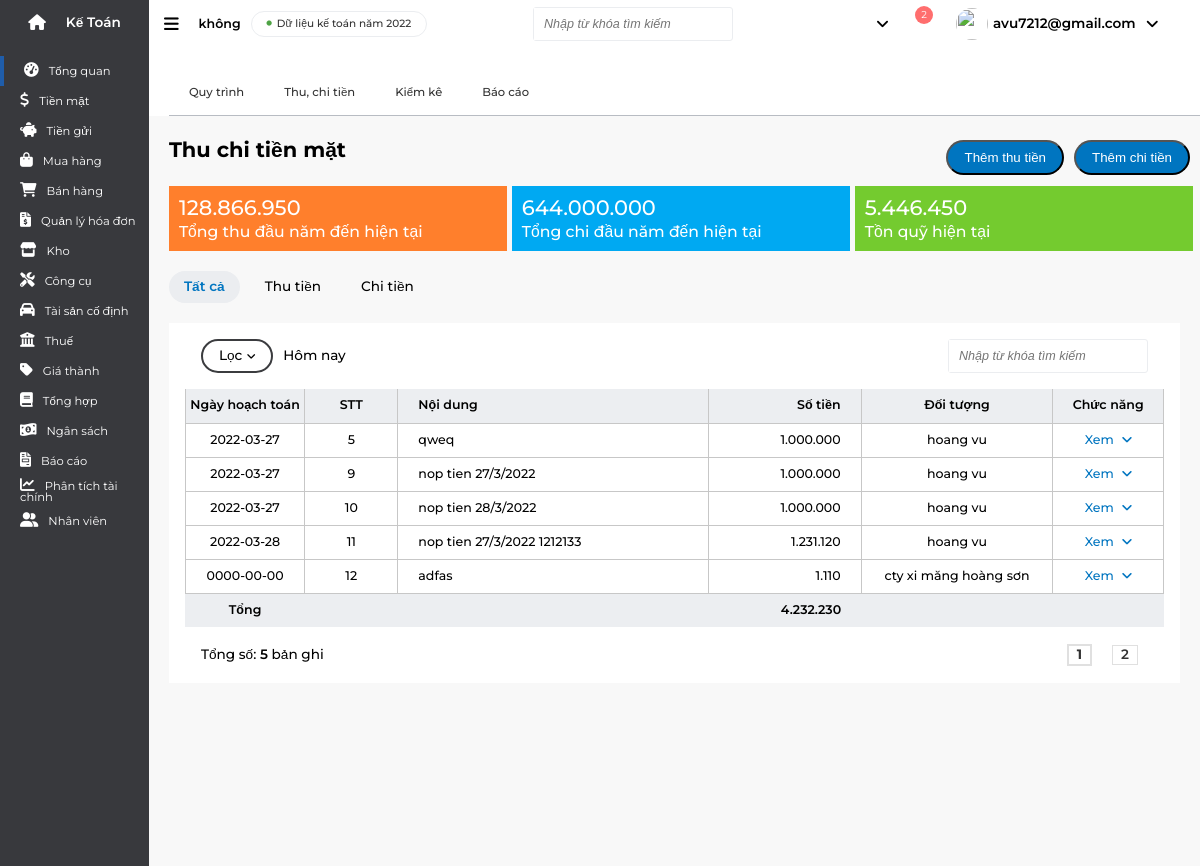
/content/cash/cash.php?cashNav=cashSecond (signed in), run on the app's committed database.
### tables this page shows
CREATE TABLE `cash` (
  `id` int(255) NOT NULL,
  `dateTime` date NOT NULL,
  `content` varchar(255) NOT NULL,
  `object` varchar(255) NOT NULL,
  `person` varchar(255) DEFAULT NULL,
  `totalAmount` int(255) NOT NULL,
  `employeeid` int(255) NOT NULL,
  `receiptPayment` varchar(255) NOT NULL,
  `budgetid` int(255) NOT NULL
);

### languages/vi.lng.php (called while the page is built, shortened)
<?php
$main['language'] = "ngôn ngữ";
$main['en-en'] = "Tiếng Anh";
$main['en-vi'] = "Tiếng Việt";
$main['Kế Toán'] = "Kế Toán";
$main['tổng quan'] = "Tổng quan";
$main['tình hình tài chính'] = "Tình hình tài chính";
$main['tổng tiền'] = "Tổng tiền";
$main['tiền mặt'] = "Tiền mặt";
$main['tiền gửi'] = "Tiền gửi";
$main['phải thu'] = "Phải thu";
$main['phải trả'] = "Phải trả";
$main['doanh thu'] = "Doanh thu";
$main['chi phí'] = "Chi phí";
$main['lơi nhuận'] = "Lợi nhuận";
$main['hàng tồn kho'] = "Hàng tồn kho";
$main['Tháng này'] = "Tháng này";
$main['Đvt'] = "Đvt:";
$main['Triệu'] = "Triệu";
$main['nợ phải thu theo hạn nợ'] = "Nợ phải thu theo hạn nợ";
$main['Nợ phải trả theo hạn nợ'] = "Nợ phải trả theo hạn nợ";
$main['Tổng'] = "Tổng";
$main['Quá hạn'] = "Quá hạn";
$main['Trong hạn'] = "Trong hạn";
$main['Dòng tiền'] = "Dòng tiền";
$main['Tổng thu'] = "Tổng thu";
$main['Tổng chi'] = "Tổng chi";
$main['Tồn'] = "Tồn";
$main['Nợ phải thu khách hàng'] = "Nợ phải thu khách hàng";
$main['Doanh thu'] = "Doanh thu";
$main['Nợ phải trả nhà cung cấp'] = "Nợ phải trả nhà cung cấp";
$main['Hàng hóa tồn kho'] = "Hàng hóa tồn kho";
$main['STT'] = "STT";
$main['Tên'] = "Tên";
$main['Số lượng'] = "Số lượng";
$main['Giá trị'] = "Giá trị";
$main['Chi phí'] = "Chi phí";
$main['Hàng hóa sắp hết'] = "Hàng hóa sắp hết";
$main['Tên hàng hóa'] = "Tên hàng hóa";
$main['Kho'] = "Kho";
$main['SL tồn'] = "SL tồn";
$main['SL tồn tối thiểu'] = "SL tồn tối thiểu";
$main['không'] = "không";
$main['Dữ liệu kế toán năm 2022'] = "Dữ liệu kế toán năm 2022";
$main['Nhập từ khóa tìm kiếm'] = "Nhập từ khóa tìm kiếm";
$main['Tính nắng mở rộng'] = "Tính nắng mở rộng";
$main['Tất cả danh mục'] = "Tất cả danh mục";
$main['Nhập số dư ban đầu'] = "Nhập số dư ban đầu";
$main['Bảo trì dữ liệu'] = "Bảo trì dữ liệu";
$main['Ghi sổ/bỏ ghi theo lô'] = "Ghi sổ/bỏ ghi theo lô";
$main['Đánh lái só chứng từ'] = "Đánh lái só chứng từ";
$main['Kiểm tra đối chiều chứng từ số sách'] = "Kiểm tra đối chiều chứng từ số sách";
$main['Phục hồi chứng từ đã xóa'] = "Phục hồi chứng từ đã xóa";
$main['Gợi ý nhắc nhở thông minh'] = "Gợi ý nhắc nhở thông minh";
$main['Tra cứu thông tin doang nghiệp'] = "Tra cứu thông tin doang nghiệp";
$main['Nhật ký truy cập'] = "Nhật ký truy cập";
$main['Lấy chứng từ từ dữ liệu khác'] = "Lấy chứng từ từ dữ liệu khác";
$main['Hướng dẫn chuyển đổi từ SME'] = "Hướng dẫn chuyển đổi từ SME";
$main['Thiết lập'] = "Thiết lập";
$main['Thông tin về công ty'] = "Thông tin về công ty";
$main['Quán lý người dùng'] = "Quán lý người dùng";
?>

### content/cash/second_function.php (the view, shortened to what this page needs)
<?php
    $item_per_page = !empty($_GET['per_page']) ? $_GET['per_page'] : 5;
    $current_page = !empty($_GET['currant_page']) ? $_GET['currant_page'] : 1;
    $offset = ($current_page - 1) * $item_per_page;
    $queryCash = mysqli_query($con, "SELECT * FROM `cash` LIMIT " . $item_per_page . " OFFSET " . $offset);
    $cashTotal = 0;
?>
<div class="cash-second-function cash--function">
    <div class="second-header">
        <div class="second-header-heading"><?= $main['Thu chi tiền mặt'] ?></div>
        <button class="second-header__btn1">
            <a href="addData.php?cashNav=cashSecond&data=thu" class="btn-link"><?= $main['Thêm thu tiền'] ?></a> </button>
        <button class="second-header__btn2">
            <a href="addData.php?cashNav=cashSecond&data=chi" class="btn-link"><?= $main['Thêm chi tiền'] ?></a> </button>
    </div>
    <div class="second-box">
        <div class="second-box1">
            <div class="second-box-wrap">
                <div class="second-box__money-total"><?= number_format($revenuYear, 0, ",",".") ?></div>
                <div class="second-box__money-title"><?= $main['Tổng thu đầu năm đến hiện tại'] ?></div>
            </div>
        </div>
        <div class="second-box2">
            <div class="second-box-wrap">
                <div class="second-box__money-total"><?= number_format($CostYear, 0, ",",".") ?></div>
                <div class="second-box__money-title"><?= $main['Tổng chi đầu năm đến hiện tại'] ?></div>
            </div>
        </div>
        <div class="second-box3">
            <div class="second-box-wrap">
                <div class="second-box__money-total"><?= number_format($ExistYear, 0, ",",".") ?></div>
                <div class="second-box__money-title"><?= $main['Tồn quỹ hiện tại'] ?></div>
            </div>
        </div>
    </div>
    <div class="second-content-nav">
        <ul class="second-content-nav__list">
            <li class="second-content-nav__items second-content-nav__items--active"><?= $main['Tất cả'] ?></li>
            <li class="second-content-nav__items"><?= $main['Thu tiền'] ?></li>
            <li class="second-content-nav__items"><?= $main['Chi tiền'] ?></li>
        </ul>
    </div>
    <div class="second-content">
        <div class="second-content-wrap">
            <div class="second-content-header">
                <div class="second-content__filter">
                    <span class="second-content__filter-label"><?= $main['Lọc'] ?></span>
                    <i class="fa-solid fa-angle-down"></i>
                </div>
                <span class="second-content-filter__value"><?= $main['Hôm nay'] ?></span>
                <div class="header-search">
                    <input type="text" class="header-search__input" placeholder="Nhập từ khóa tìm kiếm">
                    <div class="header-end__search-icon"></div>
                </div>
            </div>
            <div class="second-content-table">
                <table class="second-table">
                    <thead class="second-table__thead">
                        <tr>
                            <th class="second-table__box1 table-header"><?= $main['Ngày hoạch toán'] ?></th>
                            <th class="second-table__box2 table-header"><?= $main['STT'] ?></th>
                            <th class="second-table__box3 table-header"><?= $main['Nội dung'] ?></th>
                            <th class="second-table__box4 table-header"><?= $main['Số tiền'] ?></th>
                            <th class="second-table__box5 table-header"><?= $main['Đối tượng'] ?></th>
                            <th class="third-table__box6 table-header"><?= $main['Chức năng'] ?></th>
                        </tr>
                    </thead>
                    <tbody class="second-table__body">
                        <?php
                        $count = 0;
                        while($row = mysqli_fetch_array($queryCash)) {
                            $cashTotal += $row['totalAmount'];
                            $count++;
                        ?>
                        <tr>
                            <td class="second-table__box1 table-box"><?= $row['dateTime'] ?></td>
                            <td class="second-table__box2 table-box"><?= $row['id'] ?></td>
                            <td class="second-table__box3 table-box"><?= $row['content'] ?></td>
                            <td class="second-table__box4 table-box"><?= number_format($row['totalAmount'], 0, ",",".") ?></td>
                            <td class="second-table__box5 table-box"><?= $row['object'] ?></td>
                            <td class="third-table__box6 table-box">
                                <a href="addData.php?cashNav=<?= $tam ?>&id=<?= $row['id'] ?>" class="third-table-see"><?= $main['Xem'] ?></a>
                                <i class="fa-solid fa-angle-down open--box-function"></i>
                            </td>
                        </tr>
                        <?php } ?>
                    </tbody>
                    <tfoot class="second-table__footer">
                        <tr>
                            <th class="second-table__box1 footer-box"><?= $main['Tổng'] ?></th>
                            <th class="second-table__box2 footer-box"></th>
                            <th class="second-table__box3 footer-box"></th>
                            <th class="second-table__box4 footer-box"><?= number_format($cashTotal, 0, ",",".") ?></th>
                            <th class="second-table__box5 footer-box"></th>
                            <th class="second-table__box6 footer-box"></th>
                        </tr>
                    </tfoot>
                </table>
            </div>
            <div class="second-footer">
                <div class="second-footer__label"><?= $main['Tổng số'] ?>: <span><?= $count ?></span> <?= $main['bản ghi'] ?></div>
                <div class="second-footer-right">
                    <?php include 'cashPagin.php' ?>
                </div>
            </div>
        </div>
    </div>
</div>

### assets/css/style.css (style rules this page uses)
.header-search { border: 1px solid #ebedf0; border-radius: 3px; display: flex; align-items: center; width: 200px; }
.header-search__input { height: 32px; border: none; padding: 0 12px 0 10px; font-style: italic; font-size: 1.2rem; width: 100%; }
.header-end__search-icon { margin-right: 15px; width: 22px; height: 16px; background: url(../img/allIcon.svg); background-position: -992px -360px; }
.second-header { height: 70%; padding: 24px 30px 11px 0; font-size: 2rem; font-weight: 700; display: flex; }
.second-header-heading { flex: 1; }
.second-header__btn1 { padding: 8px 16px 8px; background-color: var(--primary-color); color: #fff; border-radius: 30px; margin-right: 10px; }
.second-header__btn2 { padding: 8px 16px 8px; background-color: var(--primary-color); color: #fff; border-radius: 30px; }
.second-box { display: flex; width: calc(100% - 27px); height: 65px; }
.second-box1 { width: 33%; display: flex; align-items: center; background-color: var(--primary-color-orange); }
.second-box2 { width: 33%; display: flex; align-items: center; background-color: #00a9f2; margin: 0 5px; }
.second-box3 { width: 33%; display: flex; align-items: center; background-color: #74cb2f; }
.second-box-wrap { margin-left: 10px; color: #fff; }
.second-box__money-total { font-size: 2rem; font-weight: 500; margin-bottom: 5px; }
.second-box__money-title { font-size: 1.5rem; font-weight: 500; }
.second-content-nav { margin-top: 20px; }
.second-content-nav__list { height: 32px; display: flex; align-items: center; }
.second-content-nav__items { font-size: 1.3rem; font-weight: 500; padding: 9px 15px; border-radius: 30px; margin-right: 10px; }
.second-content-nav__items--active { color: var(--primary-color); background-color: #ebedf0; font-weight: 600; }
.second-content { width: calc(100% - 40px); background-color: #fff; margin-top: 20px }
.second-content-wrap { padding: 0 16px; }
.second-content-header { padding: 16px; display: flex; align-items: center; }
.second-content__filter { display: flex; align-items: center; border: 2px solid #3b3c3f; padding: 8px 16px; border-radius: 30px; margin-right: 10px; position: relative; }
.second-content__filter-label { font-size: 1.3rem; font-weight: 500; margin-right: 5px; }
.second-content-filter__value { flex: 1; font-size: 1.3rem; font-weight: 500; }
.header-search__input { outline: none; }
.second-content-table { font-size: 1.2rem; font-weight: 500; }
.table-header { border: 1px solid #c7c7c7; border-top: none; background-color: #eceef1; height: 34px; vertical-align: middle; font-size: 1.2rem; font-weight: 600; }
.table-box { height: 34px; vertical-align: middle; border: 1px solid #c7c7c7; position: relative; }
.footer-box { height: 34px; background-color: #eceef1; vertical-align: middle; }
.second-table__box1 { width: 150px; text-align: center; }
.second-table__box2 { width: 120px; text-align: center; }
.second-table__box3 { width: 400px; text-align: left; padding-left: 20px; }
.second-table__box4 { width: 180px; text-align: right; padding-right: 20px; }
.second-table__box5 { width: 250px; text-align: center; }
.third-table__box6 { width: 140px; text-align: center; }
.third-table-see { text-decoration: none; color: var(--primary-color); margin-right: 5px; }
.third-table__box6 > i { text-decoration: none; color: var(--primary-color); }
.second-footer { padding: 16px; height: 56px; display: flex; justify-content: space-between; align-items: center; font-size: 1.3rem; font-weight: 500; }
.second-footer__label span { font-weight: 600; }
.second-footer-right { display: flex; align-items: center; }
.btn-link { text-decoration: none; color: #fff; }
.footer-box { font-size: 1.2rem; font-weight: 600; }
.table-box { font-size: 1.2rem; font-weight: 500; }

### data on the page
cash: dateTime "2022-03-27", id "5", content "qweq", totalAmount "1.000.000", object "hoang vu"
cash: dateTime "2022-03-27", id "9", content "nop tien 27/3/2022", totalAmount "1.000.000", object "hoang vu"
cash: dateTime "2022-03-27", id "10", content "nop tien 28/3/2022", totalAmount "1.000.000", object "hoang vu"
cash: dateTime "2022-03-28", id "11", content "nop tien 27/3/2022 1212133", totalAmount "1.231.120", object "hoang vu"
cash: dateTime "0000-00-00", id "12", content "adfas", totalAmount "1.110", object "cty xi măng hoàng sơn"

### other printed values
$main['tổng quan'] "Tổng quan"
$main['tiền mặt'] "Tiền mặt"
$main['Tiền gửi'] "Tiền gửi"
$main['Mua hàng'] "Mua hàng"
$main['Bán hàng'] "Bán hàng"
$main['Quản lý hóa đơn'] "Quản lý hóa đơn"
$main['Kho'] "Kho"
$main['Công cụ'] "Công cụ"
$main['Tài sản cố định'] "Tài sản cố định"
$main['Thuế'] "Thuế"
$main['Giá thành'] "Giá thành"
$main['Tổng hợp'] "Tổng hợp"
$main['Ngân sách'] "Ngân sách"
$main['Báo cáo'] "Báo cáo"
$main['Phân tích tài chính'] "Phân tích tài chính"
